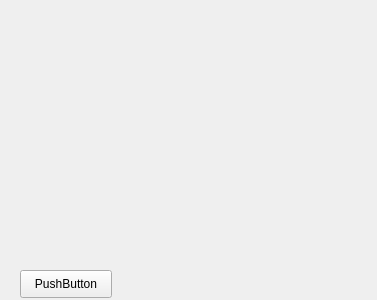
<?xml version="1.0" encoding="UTF-8"?>
<ui version="4.0">
 <class>Form</class>
 <widget class="QWidget" name="Form">
  <property name="geometry">
   <rect>
    <x>0</x>
    <y>0</y>
    <width>377</width>
    <height>300</height>
   </rect>
  </property>
  <property name="windowTitle">
   <string>Form</string>
  </property>
  <widget class="QPushButton" name="pushButton">
   <property name="geometry">
    <rect>
     <x>20</x>
     <y>270</y>
     <width>92</width>
     <height>28</height>
    </rect>
   </property>
   <property name="text">
    <string>PushButton</string>
   </property>
  </widget>
  <widget class="QLabel" name="label">
   <property name="geometry">
    <rect>
     <x>10</x>
     <y>10</y>
     <width>351</width>
     <height>241</height>
    </rect>
   </property>
   <property name="text">
    <string/>
   </property>
  </widget>
 </widget>
 <resources/>
 <connections>
  <connection>
   <sender>pushButton</sender>
   <signal>clicked()</signal>
   <receiver>Form</receiver>
   <slot>slotButton()</slot>
   <hints>
    <hint type="sourcelabel">
     <x>65</x>
     <y>283</y>
    </hint>
    <hint type="destinationlabel">
     <x>199</x>
     <y>149</y>
    </hint>
   </hints>
  </connection>
 </connections>
 <slots>
  <slot>slotButton()</slot>
 </slots>
</ui>
